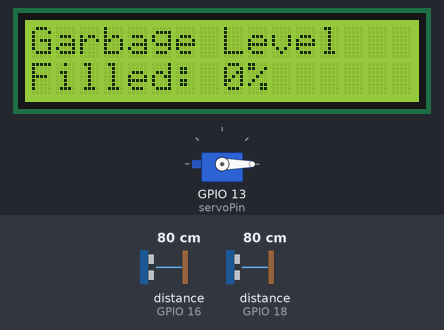
The sketch below on a simulated ESP32. Shown: 16×2 character LCD, servo. Wiring (from diagram.json): 2 × ultrasonic range finder: trigger GPIO 5, echo GPIO 18 / trigger GPIO 17, echo GPIO 16. Inputs (shaded band) come from the test bench; at power-on: distance to the obstacle (sensors on GPIO 18, GPIO 16) 80 cm. The echo pulse lasts 58.3 µs per cm; what the sketch prints to the serial monitor is not drawn.

Above: at 2.2 s.
2.3 s: distance to the obstacle (sensor on GPIO 18) set to 23 cm
3.8 s: distance to the obstacle (sensor on GPIO 18) set to 18 cm
At 5.1 s:
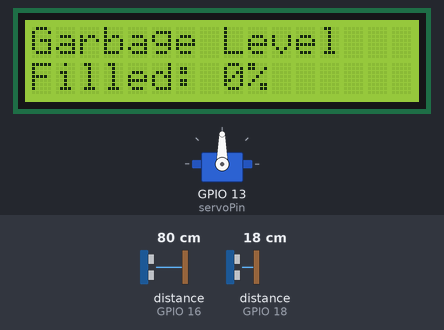
5.4 s: distance to the obstacle (sensor on GPIO 16) set to 2 cm
At 6.8 s:
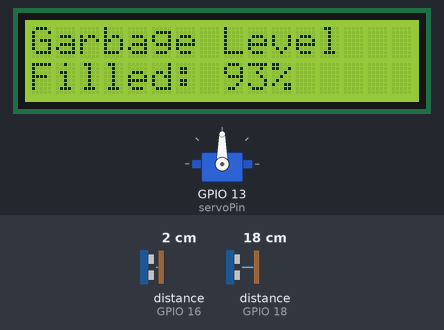
7.7 s: distance to the obstacle (sensor on GPIO 16) set to 4 cm
At 8.7 s:
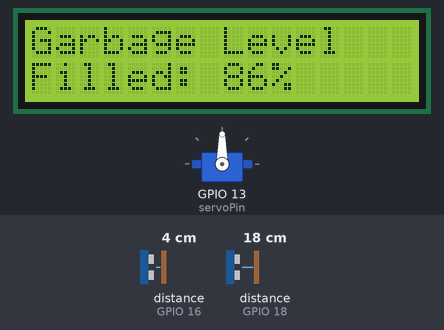
9.7 s: distance to the obstacle (sensor on GPIO 16) set to 9 cm
At 10.6 s:
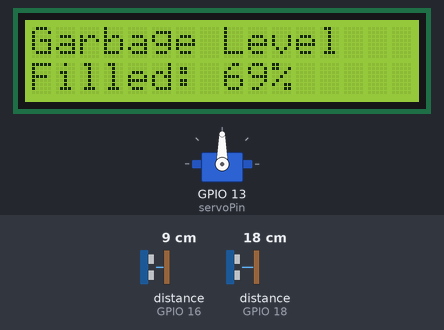
11.7 s: distance to the obstacle (sensor on GPIO 18) set to 35 cm
At 12.7 s:
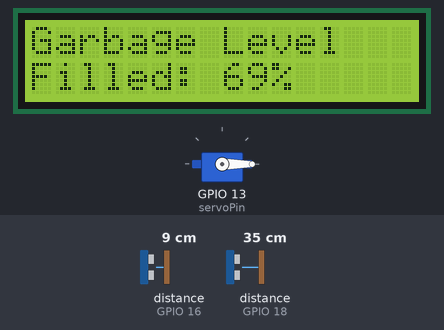
Timing chart, 0 to 14.2 s (numbered marks = the images above; inputs shaded):
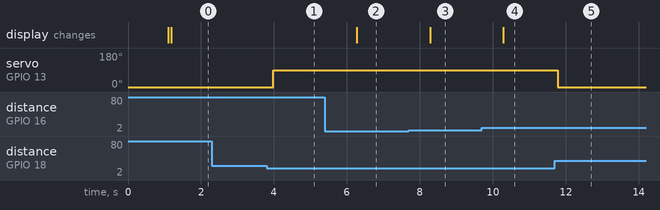

The sketch:

sketch.ino
```cpp
#include <ESP32Servo.h>
#include <Wire.h>
#include <LiquidCrystal_I2C.h>
const int handTrig = 5;
const int handEcho = 18;

const int garbageTrig = 17;
const int garbageEcho = 16;

const int servoPin = 13;
Servo lid;
LiquidCrystal_I2C lcd(0x27, 16, 2);
const float OPEN_DISTANCE = 20.0;
const float BIN_HEIGHT_CM = 30.0;

const int CLOSED_ANGLE = 0;
const int OPEN_ANGLE = 90;

unsigned long lastLcdUpdate = 0;
bool lidIsOpen = false;
float readDistance(int trigPin, int echoPin) {
  digitalWrite(trigPin, LOW);
  delayMicroseconds(3);

  digitalWrite(trigPin, HIGH);
  delayMicroseconds(10);
  digitalWrite(trigPin, LOW);

  long duration = pulseIn(echoPin, HIGH, 30000);

  if (duration == 0) {
    return -1.0;
  }

  return duration * 0.0343 / 2.0;
}
void showGarbageLevel() {
  float distance = readDistance(garbageTrig, garbageEcho);

  lcd.setCursor(0, 0);

  if (distance < 0) {
    lcd.print("Garbage: No data");
    lcd.setCursor(0, 1);
    lcd.print("Check Sensor    ");
    Serial.println("Garbage sensor: NO ECHO");
    return;
  }
  float percentage =
      ((BIN_HEIGHT_CM - distance) / BIN_HEIGHT_CM) * 100.0;

  percentage = constrain(percentage, 0.0, 100.0);

  lcd.print("Garbage Level   ");
  lcd.setCursor(0, 1);
  lcd.print("Filled: ");
  lcd.print((int)percentage);
  lcd.print("%      ");

  Serial.print("Garbage distance: ");
  Serial.print(distance);
  Serial.print(" cm | Level: ");
  Serial.print(percentage);
  Serial.println("%");
}
void setup() {
  Serial.begin(115200);

  pinMode(handTrig, OUTPUT);
  pinMode(handEcho, INPUT);

  pinMode(garbageTrig, OUTPUT);
  pinMode(garbageEcho, INPUT);

  Wire.begin(21, 22);

  lcd.init();
  lcd.backlight();
  lcd.clear();
  lcd.setCursor(0, 0);
  lcd.print("Smart Dustbin");
  lcd.setCursor(0, 1);
  lcd.print("Starting...");

  lid.setPeriodHertz(50);
  lid.attach(servoPin, 500, 2400);
  lid.write(CLOSED_ANGLE);

  delay(1000);
  lcd.clear();
}
void loop() {
  float handDistance = readDistance(handTrig, handEcho);
  delay(60);
  if (handDistance > 0 && handDistance <= OPEN_DISTANCE) {
    if (!lidIsOpen) {
      lid.write(OPEN_ANGLE);
      lidIsOpen = true;
      Serial.println("Hand detected - Lid OPEN");
    }
  } else {
    if (lidIsOpen) {
      lid.write(CLOSED_ANGLE);
      lidIsOpen = false;
      Serial.println("Hand away - Lid CLOSED");
    }
  }
  if (millis() - lastLcdUpdate >= 1000) {
    lastLcdUpdate = millis();
    showGarbageLevel();
  }

  delay(60);
}
```

Measured:
- the behaviour switches between 21 and 20 cm on distance to the obstacle (sensor on GPIO 18) (found by bisection; images 0 and 1)
- after the input at 2.3 s, every drawn part: stays the same
- after the input at 3.8 s, servo on GPIO 13 (servoPin): 0° → 90° after 0.18 s
- after the input at 5.4 s, the display: changes after 0.87 s (image 2)
- after the input at 7.7 s, the display: changes after 0.58 s (image 3)
- after the input at 9.7 s, the display: changes after 0.59 s (image 4)
- after the input at 11.7 s, servo on GPIO 13 (servoPin): 90° → 0° after 0.08 s
